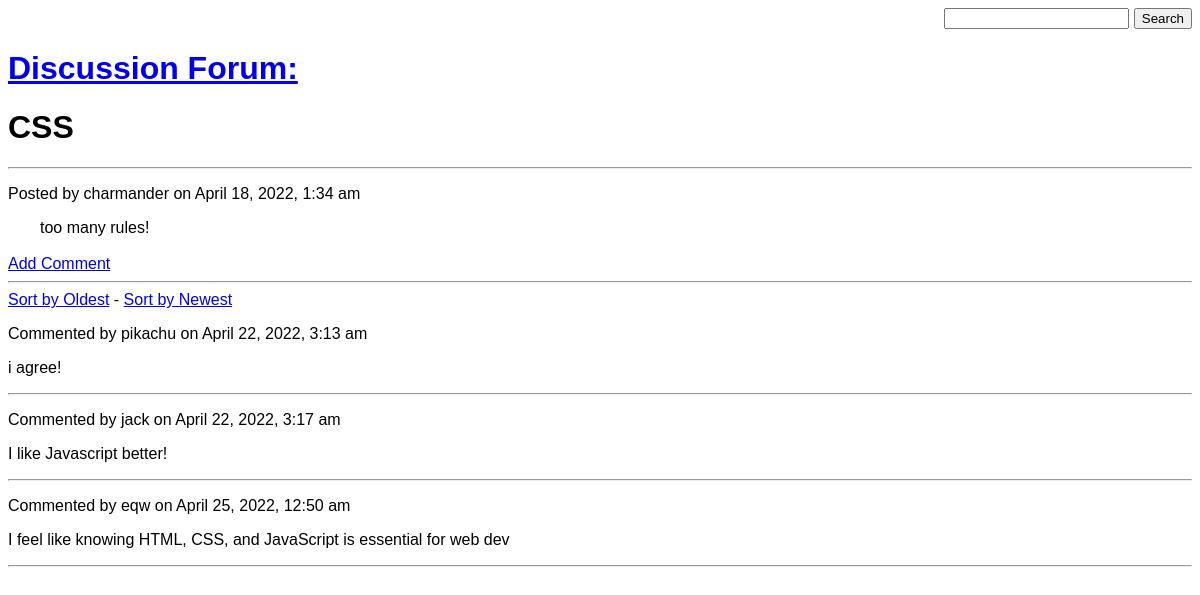
Page /view.php?id=1 on the committed database.
### tables this page shows
CREATE TABLE posts (id INTEGER PRIMARY KEY AUTOINCREMENT, title TEXT, body TEXT, name TEXT, time INTEGER);

CREATE TABLE comments(id INTEGER PRIMARY KEY AUTOINCREMENT, post_id INTEGER, body TEXT, name TEXT, time INTEGER);

### view.php (the view, shortened to what this page needs)
<!DOCTYPE html>
<html>
<head>
</head>
<body>
	<form method="post" action="search.php" id="search" style="text-align:right;">
		<input type="text" name="usersearch">
		<input type="submit" value="Search">
	</form>
<a href="index.php"><h1>Discussion Forum:</h1></a>
<?php
	include('config.php');
	$id = $_GET['id'];
	$sql = "SELECT * FROM posts WHERE id = $id";
	$fullpost = $db->query($sql);
	while($row=$fullpost->fetchArray()){
		?>
		<h1><?php print $row['title']; ?></h1>
		<hr>
		<p><?php
			$pretty_time = date("F j, Y, g:i a", $row['time']);
			print "Posted by " . $row['name'] . " on " . $pretty_time;
		?></p>
		<?php
			print "&emsp;&emsp;". $row['body'];
		?>
		<br>
		<br>
		<a href="#@" id="addComm">Add Comment</a><br>
		<hr>
		<?php
			print "<a href='view.php?id={$id}&sorted=old'>Sort by Oldest</a> - <a href='view.php?id={$id}&sorted=new'>Sort by Newest</a>";
		?>
		<?php
	}
			include('config.php');
			$sql = "SELECT * FROM comments WHERE post_id = $id";
			$result = $db->query($sql);
			if($_GET['sorted']==false){
				while($row = $result->fetchArray()) {
					?>
					<div>
						<p>Commented by <?php
							$pretty_time = date("F j, Y, g:i a", $row['time']);
							print $row['name'] . " on " . $pretty_time;
						?></p>
						<p><?php print $row['body']; ?></p>
					</div>
					<hr>
					<?php
				}
			}
					?>
</body>
</html>

### view.php (style rules this page uses)
body { font-family: Helvetica, sans-serif; }

### rows in the picture
posts: title "CSS", name "charmander", time "April 18, 2022, 1:34 am", body "too many rules!"
comments: name "pikachu", time "April 22, 2022, 3:13 am", body "i agree!"
comments: name "jack", time "April 22, 2022, 3:17 am", body "I like Javascript better!"
comments: name "eqw", time "April 25, 2022, 12:50 am", body "I feel like knowing HTML, CSS, and JavaScript is essential for web dev"
